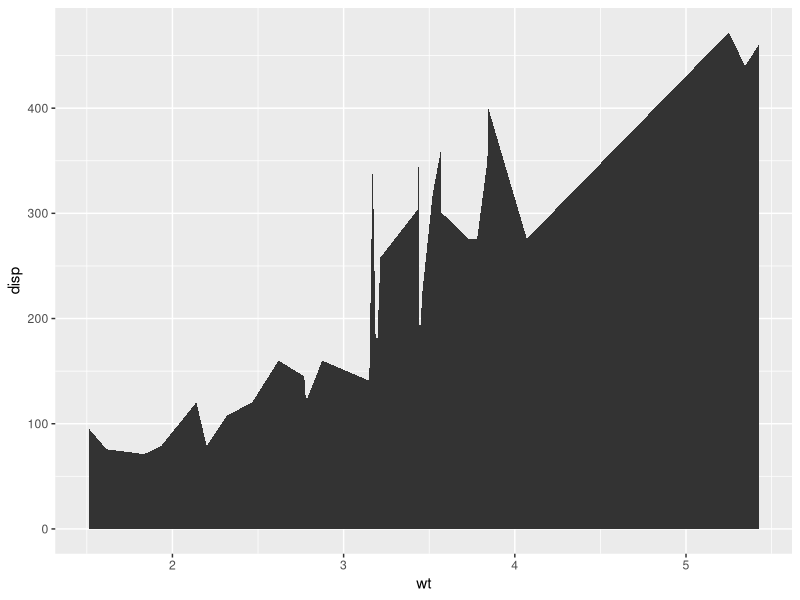
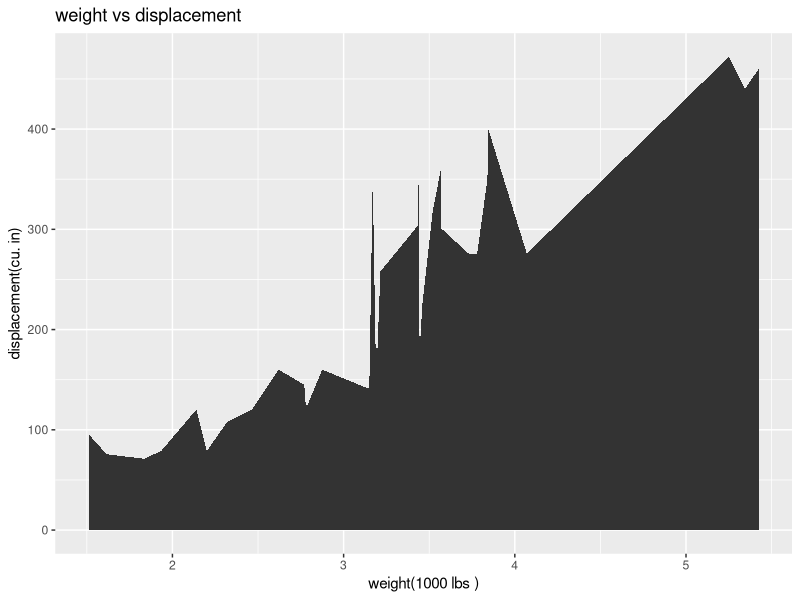

The R script that drew these images, in order:
## ---- chunk 1
library(tidyverse)
## ---- chunk 2
data("mtcars")
carData=mtcars
ls()
head(carData,5)
str(carData)
## ---- chunk 3
str(carData) #structure of the data
## ---- chunk 4
colnames(carData)
nrow(carData)
ncol(carData)
## ---- chunk 5
#mutate() function adds new column to the dataframe
carData %>% mutate(cyltype='High')
#we decided to add a new column names cyltpe with value High
carData %>% mutate(cyltype=ifelse(cyl>4,'high','Low'))
carData %>% mutate(wtton=0.45*wt)
#adding another column called wtton where its value will be 0.45 * wt column
#all these mutations are temporary but if you want to make it permanent
carData.new=carData%>%mutate(carData %>% mutate(wtton=0.45*wt),cyltype=ifelse(cyl>4,'high','Low'))

## ---- chunk 6
str(carData.new)
carData.new
## ---- chunk 7
#summarize() function is used to collapse all rows and returns a summary
carData.new %>% summarize(mean(wtton),mean(disp))

## ---- chunk 8
#groupby function is used to group samples according to features
carData.new %>% group_by(cyltype)
#group cars according to cyltype and calculate mean weigth and mean displacement
carData.new %>% group_by(cyltype) %>% summarize(mean(wtton),mean(disp))

## ---- chunk 9
#filter() function is used to filter based on specific condition
carData.new %>% filter(wtton>2 & hp>210 & mpg>12)
## ---- chunk 10
#select() function is used to retain specific features 
carData.new %>% select(wtton)#select only the specific column
#to select column other than wtton
carData.new %>% select(-wtton,-cyl)
#-wtton means select all except wtton 
carData.new %>% select(mpg,drat)

## ---- chunk 11
#moving on to ggplot2 package
#function name is ggplot
carplot=ggplot(data=carData)
#to specify which variable to plot we use aes() to specify aesthetic plotting
carplot=ggplot(data=carData,aes(x=wt,y=disp))
#use geometric elements using geom_type() function
carplot=carplot+geom_area()
carplot

#adding labels and title
carplot=carplot+labs(x='weight(1000 lbs )',y='displacement(cu. in)',title="weight vs displacement ")
carplot


